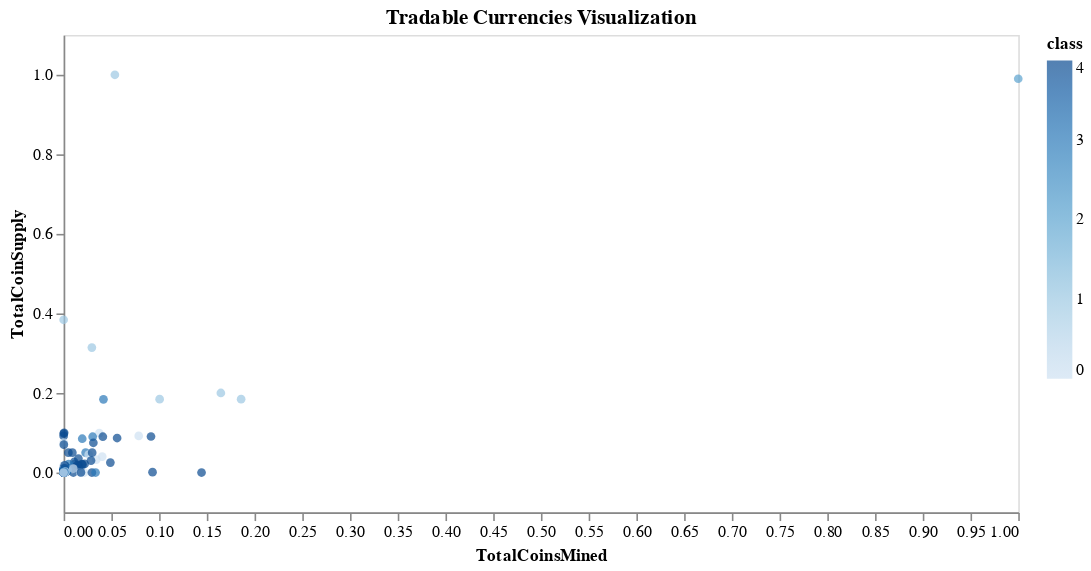

Source (notebook cell):
### Code cell
# Plotting the scatter with x="TotalCoinsMined" and y="TotalCoinSupply"
alt.Chart(clustered_df).mark_circle().encode(
    alt.X('TotalCoinsMined', scale=alt.Scale(zero=False)),
    alt.Y('TotalCoinSupply', scale=alt.Scale(zero=False, padding=1)),
    color='class').configure_axis(grid=False).properties(title='Tradable Currencies Visualization', width=600)

### Figure 1 — Vega-Lite specification as saved in the notebook (floating-point values rounded to 4 significant figures; data arrays with more than 128 entries replaced by an {"elided": "..."} marker saying what was removed)
{"config": {"view": {"continuousWidth": 400, "continuousHeight": 300}, "axis": {"grid": false}}, "data": {"name": "data-015b938aa1ef71a61953185e7e4148c9"}, "mark": "circle", "encoding": {"color": {"type": "quantitative", "field": "class"}, "x": {"type": "quantitative", "field": "TotalCoinsMined", "scale": {"zero": false}}, "y": {"type": "quantitative", "field": "TotalCoinSupply", "scale": {"padding": 1, "zero": false}}}, "title": "Tradable Currencies Visualization", "width": 600, "$schema": "https://vega.github.io/schema/vega-lite/v4.8.1.json", "datasets": {"data-015b938aa1ef71a61953185e7e4148c9": {"elided": "532 records"}}}
